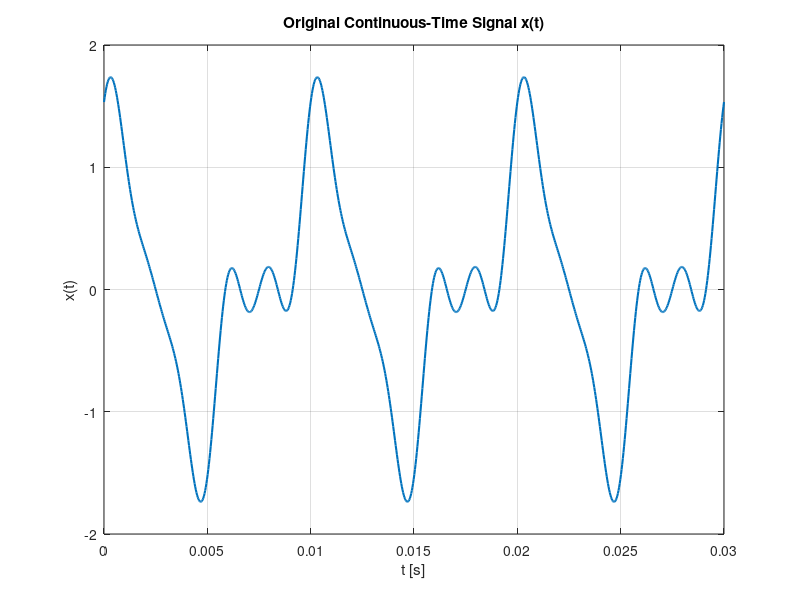
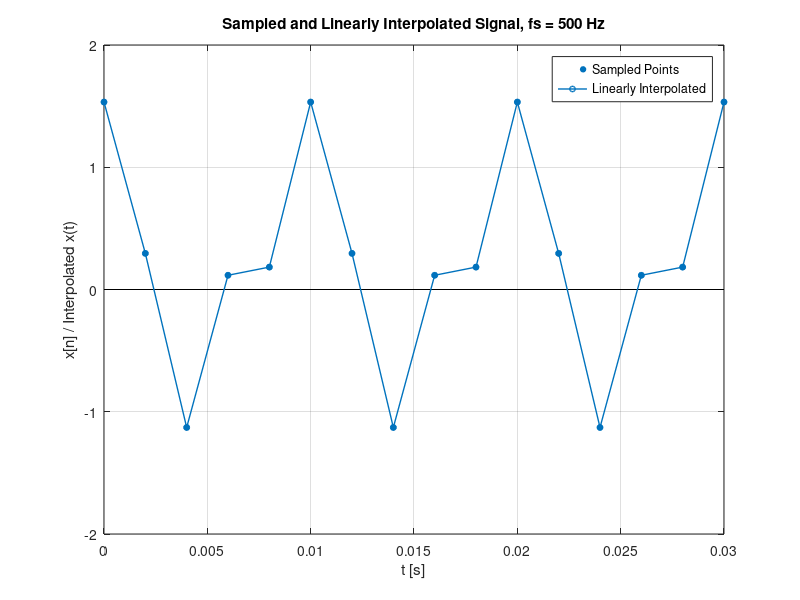
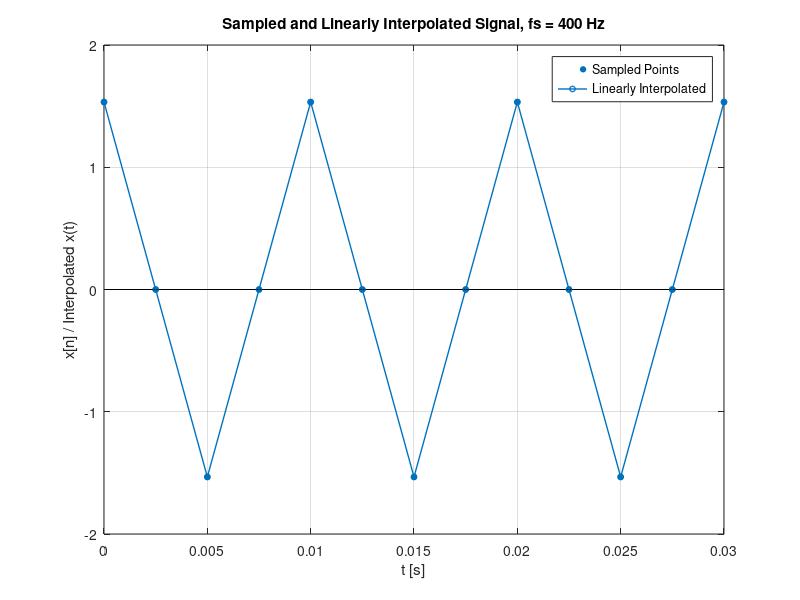
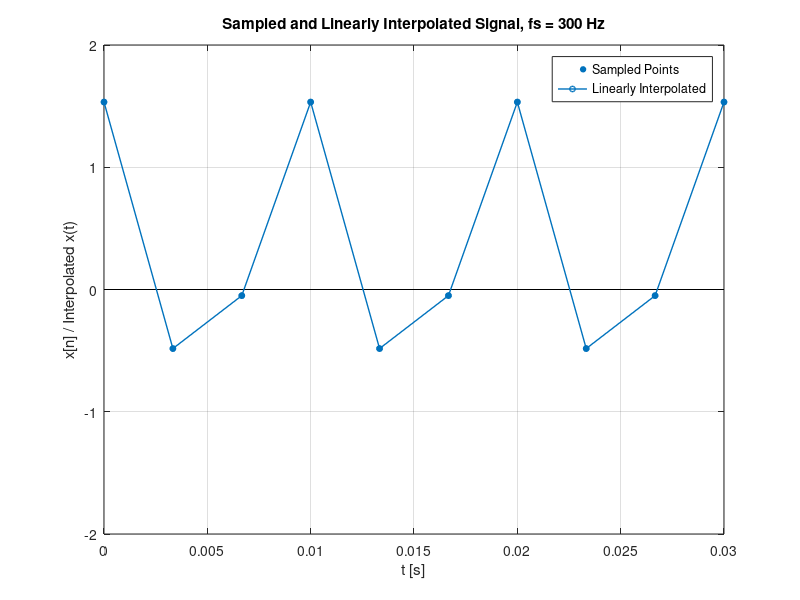

The MATLAB script that drew these images, in order:
% Define the continuous-time signal x(t) as an anonymous function
% x(t) = cos(200*pi*t) + (1/2)*sin(400*pi*t) + (1/3)*cos(600*pi*t) + (1/4)*sin(800*pi*t) + (1/5)*cos(1000*pi*t)
xt = @(t) cos(200*pi*t) + (1/2)*sin(400*pi*t) + (1/3)*cos(600*pi*t) + (1/4)*sin(800*pi*t) + (1/5)*cos(1000*pi*t);
% % testing another signal
% xt = @(t) sin(200*pi*t) + (1/4)*cos(400*pi*t) + (1/9)*sin(600*pi*t) + (1/16)*cos(800*pi*t) + (1/25)*sin(1000*pi*t);

% Define the time range for plotting (matching the example)
t_end = 0.03; % seconds

% --- Optional: Plot the original continuous-time signal for reference ---
figure; % Create a new figure window for the original signal
t_continuous = linspace(0, t_end, 1000); % Create a fine time vector for a smooth plot
plot(t_continuous, xt(t_continuous), 'LineWidth', 1.5);
title('Original Continuous-Time Signal x(t)');
xlabel('t [s]');
ylabel('x(t)');
grid on;
ylim([-2, 2]); % Set y-axis limits similar to the example

% --- Define the sampling frequencies to test ---
fs_values = [500, 400, 300, 100]; % Hz
% fs_values = [200, 400, 300, 100]; % Hz

% --- Loop through each sampling frequency ---
for i = 1:length(fs_values)
    fs = fs_values(i); % Current sampling frequency
    Ts = 1/fs;         % Corresponding sampling period

    % Generate the discrete sampling time instances from 0 to t_end
    tn = 0:Ts:t_end;

    % Calculate the sampled signal values at the sampling instances
    xn = xt(tn);

    % --- Create a new figure for each sampled signal plot ---
    figure;

    % Plot the discrete sampled points using stem
    % 'filled' makes the markers solid
    % 'MarkerSize' controls the size of the markers
    % 'LineStyle', 'none' hides the lines connecting stems to the axis
    stem(tn, xn, 'filled', 'MarkerSize', 4, 'LineStyle', 'none', 'Color', [0 0.4470 0.7410]); % Blue markers

    hold on; % Keep the stem plot when adding the interpolated line

    % Plot the linearly interpolated signal by connecting the sample points
    % '-o' creates a line with circle markers at each sample point
    plot(tn, xn, '-o', 'LineWidth', 1, 'MarkerSize', 4, 'Color', [0 0.4470 0.7410]); % Blue line and markers

    % --- Optional: Plot the original signal outline for comparison ---
    % plot(t_continuous, xt(t_continuous), 'r--', 'LineWidth', 0.5); % Dashed red line

    hold off; % Release the plot hold

    % --- Add labels, title, and formatting ---
    title(['Sampled and Linearly Interpolated Signal, fs = ', num2str(fs), ' Hz']);
    xlabel('t [s]');
    ylabel('x[n] / Interpolated x(t)');
    grid on;
    ylim([-2, 2]); % Match y-axis limits of the original plot
    xlim([0, t_end]); % Ensure x-axis covers the desired time range

    % Add legend (adjust if you uncomment the original signal plot)
    legend('Sampled Points', 'Linearly Interpolated');
    % legend('Sampled Points', 'Linearly Interpolated', 'Original Signal (Reference)'); % Use this if original is plotted

end

disp('Finished generating plots for all sampling frequencies.');
